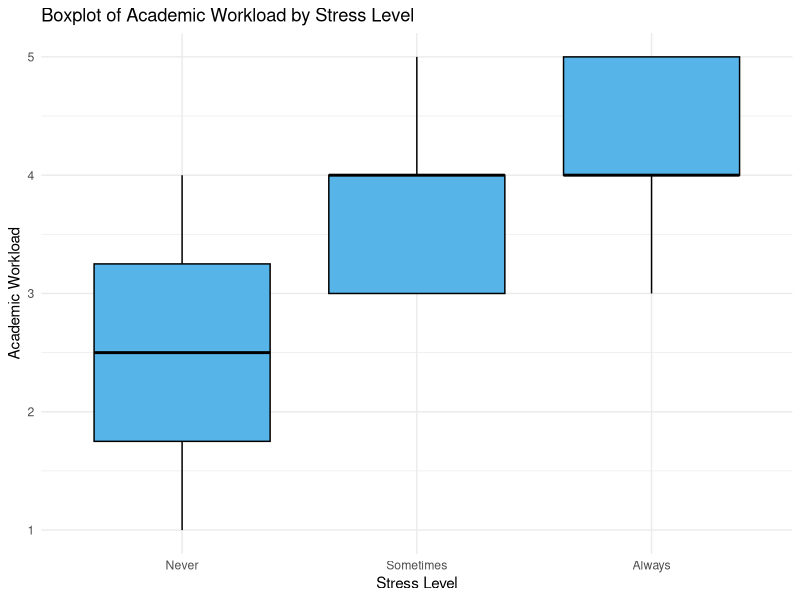
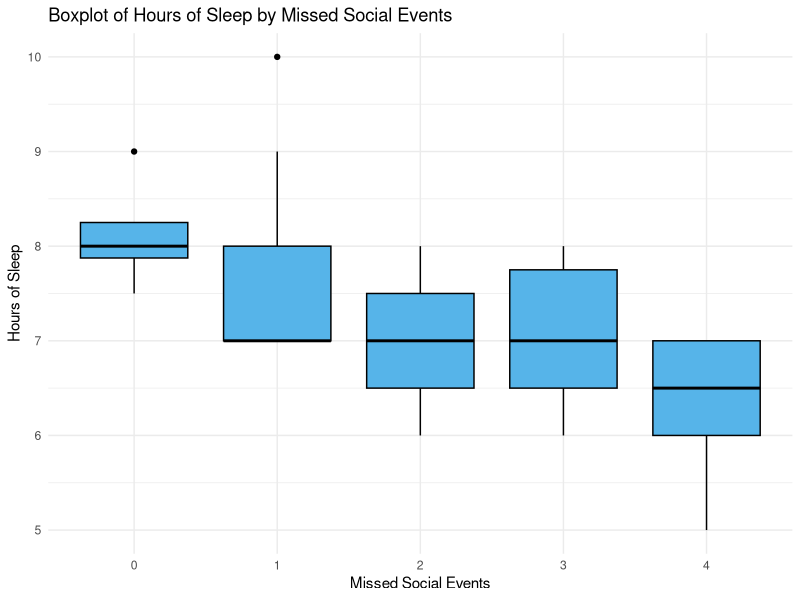
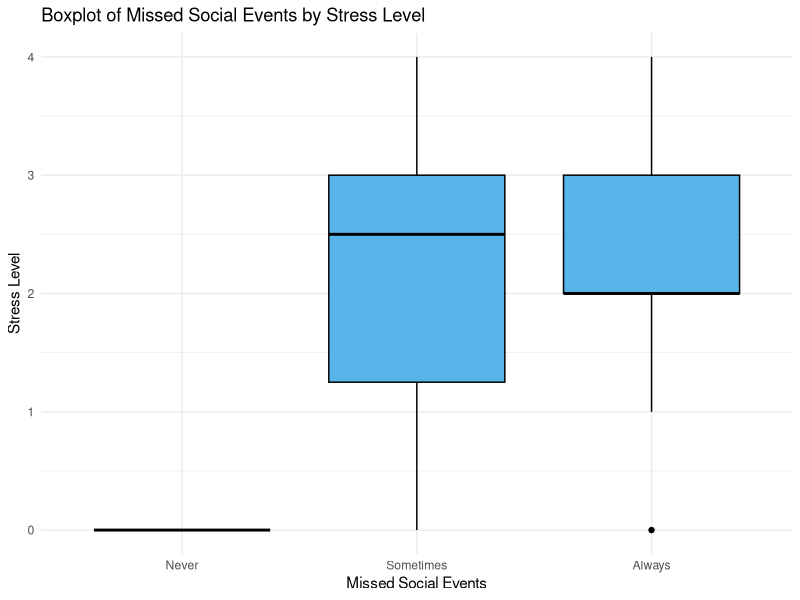

Reproduce these figures in R, in order. (Note: this script raises an error after producing the figures.)
## ---- chunk 1
my_data = read.csv('STA304 Group Project Dataset.csv', header = TRUE, sep=',')
# my_data

# Remove the column 'X'
data_cleaned <- my_data[, !(names(my_data) == "X")]
# Remove fake responses: rows 3 and 12
data_cleaned <- data_cleaned[-c(3, 12),]
# data_cleaned

# Calculating sample size
N = 200
B = .29
D = (B^2)/4
# sigma = sd(data_cleaned$academic_workload)
sigma2 = (max(data_cleaned$academic_workload) - min(data_cleaned$academic_workload))/4
# n = ceiling((N*sigma^2) / ((N-1)*D + sigma^2))
n = ceiling((N*sigma2) / ((N-1)*D + sigma2))
# sigma2
n

# Select a random sample of n rows
set.seed(1)
random_indices <- sample(1:nrow(data_cleaned), n)
sample_data <- data_cleaned[random_indices, ]
# sample_data
attach(sample_data)
## ---- chunk 2
library(ggplot2)

sample_data$stress <- factor(sample_data$stress, levels = c("Never", "Sometimes", "Always"))
boxplot_plot <- ggplot(sample_data, aes(x = factor(stress), y = academic_workload)) +
  geom_boxplot(fill = "#56B4E9", color = "black") +
  labs(title = "Boxplot of Academic Workload by Stress Level",
       x = "Stress Level",
       y = "Academic Workload") +
  theme_minimal()
print(boxplot_plot)

# # Create a boxplot of hours_sleep by stress_binary
# boxplot_plot <- ggplot(sample_data, aes(x = factor(stress_binary), y = hours_sleep)) +
#   geom_boxplot(fill = "#56B4E9", color = "black") +  # Customize the colors if desired
#   labs(title = "Boxplot of Hours of Sleep by Stress Level",
#        x = "Stress (0 = No Stress, 1 = Stress)",
#        y = "Hours of Sleep") +
#   theme_minimal()

# # Display the plot
# print(boxplot_plot)
## ---- chunk 3
boxplot_plot <- ggplot(sample_data, aes(x = factor(missed_social_events), y = hours_sleep)) +
  geom_boxplot(fill = "#56B4E9", color = "black") +  # Customize the colors if desired
  labs(title = "Boxplot of Hours of Sleep by Missed Social Events",
       x = "Missed Social Events",
       y = "Hours of Sleep") +
  theme_minimal()

# Display the plot
print(boxplot_plot)

## ---- chunk 4
rq2.lm = lm(hours_sleep ~ academic_workload + missed_social_events, data = sample_data)
summary(rq2.lm)
## ---- chunk 5
cor(hours_sleep, academic_workload)
## ---- chunk 6
boxplot_plot <- ggplot(sample_data, aes(x = factor(stress), y = missed_social_events)) +
  geom_boxplot(fill = "#56B4E9", color = "black") +
  labs(title = "Boxplot of Missed Social Events by Stress Level",
       x = "Missed Social Events",
       y = "Stress Level") +
  theme_minimal()
print(boxplot_plot)
## ---- chunk 7
rq3.lm <- lm(stress_numeric ~ missed_social_events + living_situation, data = sample_data)
summary(rq3.lm)
## ---- chunk 8
# Research Question 1 - Simple Linear Regression
sample_data$stress_numeric <- as.numeric(factor(sample_data$stress, levels = c("Never", "Sometimes", "Always")))
rq1_stress.lm = lm(stress_numeric ~ academic_workload, data = sample_data)
summary(rq1_stress.lm)
## ---- chunk 9
# Assumptions for Research Question 1 - Simple Linear Regression
png("residuals_rq1.png", width = 800, height = 600)
# Plot code goes here, for example:
plot(rq1_stress.lm)
dev.off()
## ---- chunk 10


# Recode stress as binary (0 = Not Stressed, 1 = Stressed)
# sample_data$stress_binary <- ifelse(sample_data$stress == "Never", 0, 1)
# sample_data$anxiety_binary <- ifelse(sample_data$anxiety == "Never", 0, 1)
# sample_data$concentration_binary <- ifelse(sample_data$concentration == "Never", 0, 1)

# sleep1_3.lm = lm(hours_sleep ~ stress_binary + missed_social_events, data = sample_data)
# summary(sleep1_3.lm) # 0.402, 0.008, F: 0.003886

# sleep1_1.lm = lm(hours_sleep ~ time_management + stress_binary + missed_social_events, data = sample_data)
# summary(sleep1_1.lm) # 0.42770, 0.60898, 0.00703, F: 0.008939

# time1.lm = lm(time_management ~ stress - studentID, data = sample_data)
# summary(time1.lm) # 0.0160, 0.0616, F: 0.02051

# mental_health.lm <- lm(stress_binary ~ academic_workload, data = sample_data) # 0.00201, 0.00925, F: 0.009247
# summary(mental_health.lm)

# library(nnet)
# # Multinomial logistic regression (Classification)
# stress_model_multi <- multinom(stress ~ hours_sleep + academic_workload, data = sample_data)
# summary(stress_model_multi)
# # Calculate z-scores and p-values for each coefficient
# z_scores <- summary(stress_model_multi)$coefficients / summary(stress_model_multi)$standard.errors
# p_values <- 2 * (1 - pnorm(abs(z_scores)))  # Two-tailed p-values
# z_scores
# p_values

# p_values <- p_values * 0.01
## ---- chunk 11
# X-squared = 4.2481, df = 1, p-value = 0.03929
# After grouping categories
# Group categories for anxiety and concentration
sample_data$anxiety_grouped <- ifelse(anxiety == "Always", "Always", "Other")
sample_data$concentration_grouped <- ifelse(concentration == "Always", "Always", "Other")

# Create a contingency table
contingency_table <- table(sample_data$anxiety_grouped, sample_data$concentration_grouped)

# Print the contingency table
cat("Contingency Table:\n")
print(contingency_table)

# Check expected Frequencies
chi_sq_test <- chisq.test(contingency_table)
chi_sq_test$expected

# Perform the Chi-squared test
chi_squared_test <- chisq.test(contingency_table)

# Print the results
cat("\nChi-squared Test Results:\n")
print(chi_squared_test)
